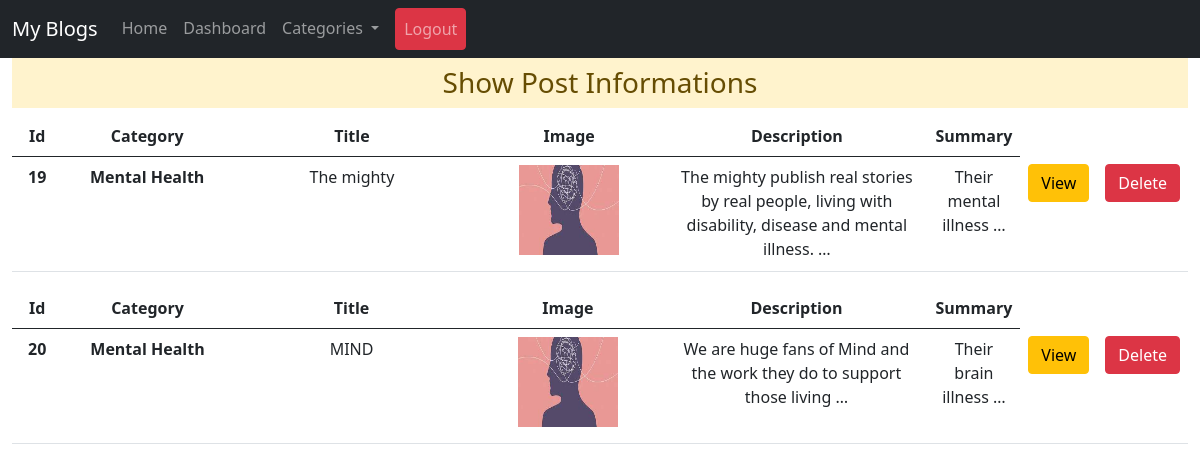
Screenshot of /table/ (signed in) with the database file from the repository.
### blog/models.py (models this page shows)
class Post(models.Model):
    title=models.CharField(max_length=100)
    image=models.ImageField(upload_to='postimg/')
    category=models.CharField(choices=choice,max_length=100)
    content=models.TextField(max_length=400)
    summary=models.CharField(max_length=300)

### core/views.py (the view)
# urls.py: path('table/',views.showpost ,name='table'),
def showpost(request):
    if request.user.is_authenticated:
      post1=Post.objects.filter(category='Mental Health')
      return render(request,'blog/table.html',{'post':post1})

### blog/templates/blog/table.html (shortened to what this page needs)
{% extends 'core/base.html' %}
    {% block content %}
            <nav class="navbar navbar-expand-lg navbar-dark bg-dark">
                        <div class="container-fluid">
                          <a class="navbar-brand" href="#">My Blogs</a>
                          <div class="collapse navbar-collapse" id="navbarSupportedContent">
                            <ul class="navbar-nav me-auto mb-2 mb-lg-0">
                              <li class="nav-item">
                                <a class="nav-link " aria-current="page" target="__blank" href="{% url 'home' %}">Home</a>
                              </li>
                              <li class="nav-item">
                                <a class="nav-link " href="{% url 'profile' %}">Dashboard</a>
                              </li>
                              <li class="nav-item active dropdown">
                                <a class="nav-link dropdown-toggle" href="#" id="navbarDropdown" role="button" data-bs-toggle="dropdown" aria-expanded="false">
                                  Categories
                                </a>
                              </li>
                              <li class="nav-item">
                                <a href="{% url 'logout' %}" class="nav-link btn btn-danger  mx-2"> Logout</a>
                              </li>
                            </ul>
                          </div>
                        </div>
            </nav>
            <div class="container-fluid P-4 ">
                        <h3 class="alert-warning text-center  p-2" >Show  Post  Informations</h3>
                        <div class="row">
                            <div class="col-sm-12 text-center ">
                               {% if post %}
                                 {% for p in post %}
                                 <table class="table">
                                    <thead>
                                      <tr>
                                        <th scope="col" style="width: 5%;">Id</th>
                                        <th scope="col" style="width:18%;">Category</th>
                                        <th scope="col" style="width:28%;">Title</th>
                                        <th scope="col" style="width:20%;">Image</th>
                                        <th scope="col" style="width:78%;">Description</th>
                                        <th scope="col" style="width:50%;">Summary</th>
                                      </tr>
                                    </thead>
                                    <tbody>
                                      <tr>
                                        <th scope="row">{{p.id}}</th>
                                        <th scope="row">{{p.category}}</th>
                                        <td>{{p.title}}</td>
                                        <td><img src="{{p.image.url}}" class="mb-2" alt="" , width="100px" height="90px" class=" img-responsive-fluid  mt-4"></td>
                                        <td>
                                            {{p.content|truncatewords:15}}
                                        </td>
                                        <td>{{p.summary|truncatewords:3}}</td>
                                        <td><a href="{% url 'pblog' p.id %}" target="__blank" class="btn btn-warning">View</a></td>
                                        <td><a href="{% url 'Delete' p.id %}" target="__blank" class="btn btn-danger">Delete</a></td>
                                      </tr>
                                    </tbody>
                                  </table>
                                 {% endfor %}
                               {% endif %}
                            </div>
                        </div>
                    </div>
    {% endblock content %}

### core/templates/core/base.html (shortened to what this page needs)
<!DOCTYPE html>
{% load static %}
<html lang="en">
<head>
    <link href="https://cdn.jsdelivr.net/npm/bootstrap@5.0.2/dist/css/bootstrap.min.css" rel="stylesheet">
    <link rel="stylesheet" href="{% static 'core/style.css' %}">
</head>
<body>
    {% block content %}{% endblock content %}
</body>
</html>

### core/static/core/style.css (style rules this page uses)
* { margin: 0; padding: 0; box-sizing: border-box; }

### rows the page displays
Post: id "19", category "Mental Health", title "The mighty", image (picture), content "The mighty publish real stories by real people, living with disability, disease and mental illness. …", summary "Their mental illness …"
Post: id "20", category "Mental Health", title "MIND", image (picture), content "We are huge fans of Mind and the work they do to support those living …", summary "Their brain illness …"
